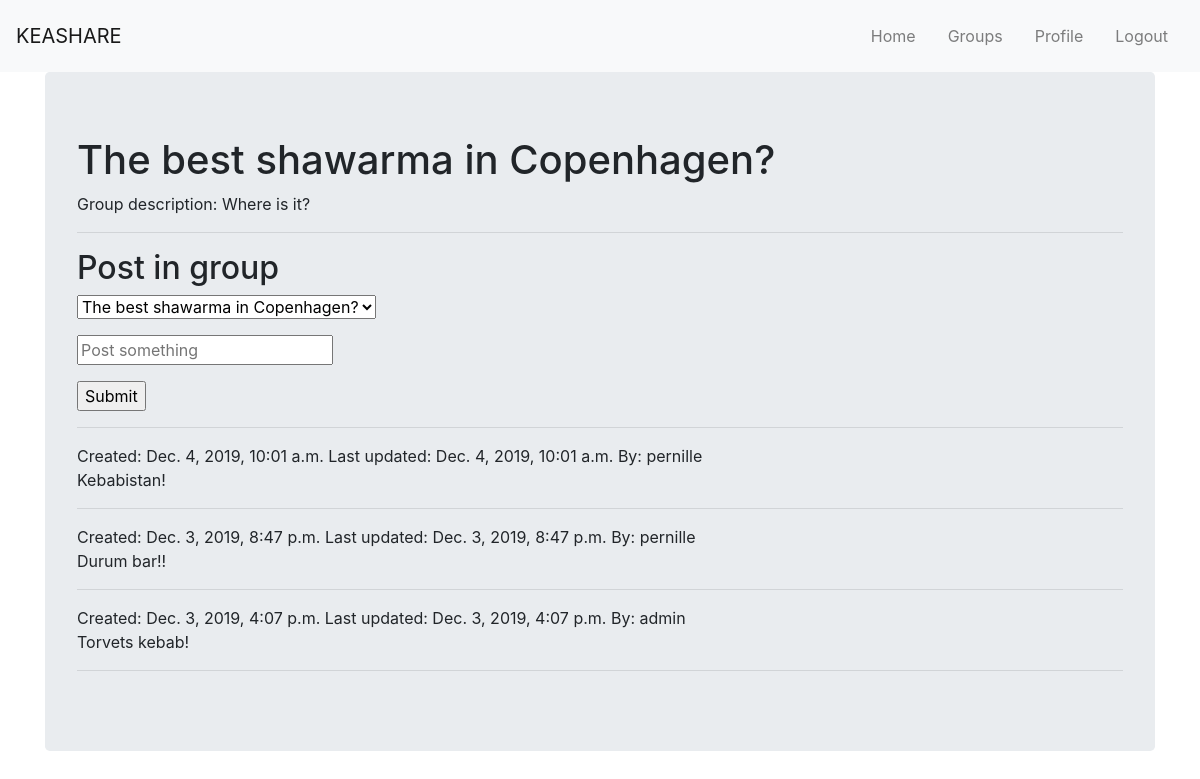
Page /keashare/groupdetails/8 (signed in) on the committed database.
### keashareapp/models.py (models this page shows, shortened)
class AppGroup(models.Model):
    owner = models.ForeignKey(User, on_delete=models.CASCADE, related_name='owners')
    users = models.ManyToManyField(User) # members
    name = models.CharField(max_length=200)
    description = models.TextField()

class Post(models.Model):
    user = models.ForeignKey(User, on_delete=models.CASCADE)
    created = models.DateTimeField(auto_now_add=True)
    group = models.ForeignKey(AppGroup, on_delete=models.CASCADE)
    last_updated = models.DateTimeField(auto_now=True)
    text = models.TextField()

### keashareapp/views.py (the view, shortened to what this page needs)
# urls.py: path('groupdetails/<int:pk>', views.groupdetails, name='groupdetails'),
def groupdetails(request, pk):
    user = request.user
    if request.method == 'GET':
        user_groups = models.AppGroup.objects.filter(pk=pk)
        group_pk = models.AppGroup.objects.get(pk=pk)
        posts = models.Post.objects.filter(group__in=user_groups).order_by('-created')
        context = {
            'user': user,
            'posts': posts,
            'user_groups': user_groups,
            'group_pk': group_pk,
        }
        return render(request, 'keashareapp/groupdetails.html', context=context)

### keashareapp/templates/keashareapp/groupdetails.html (shortened to what this page needs)
{% extends 'base.html' %}
{% block nav %}
    <ul class="navbar-nav ml-auto flex-nowrap">
        <li class="nav-item">
            <a href="{% url 'keashareapp:index' %}" class="nav-link m-2 menu-item nav-active">Home</a>
        </li>
        <li class="nav-item">
            <a href="{% url 'keashareapp:groups' %}" class="nav-link m-2 menu-item nav-active">Groups</a>
        </li>
        <li class="nav-item">
            <a href="{% url 'loginapp:profile' %}" class="nav-link m-2 menu-item nav-active">Profile</a>
        </li>
        <li class="nav-item">
            <a href="{% url 'loginapp:logout' %}" class="nav-link m-2 menu-item nav-active">Logout</a>
        </li>
    </ul>
{% endblock %}
{% block body %}
<div class="container">
    <div class="jumbotron">
        {% for group in user_groups %}
            <h1>{{ group.name }}</h1>
            <p>Group description: {{ group.description }}</p>
        {% endfor %}
        <hr>
        <h2>Post in group</h2>
        {% for group in user_groups %}
            <form action="{{ group.pk }}" method="POST">
        {% endfor %}
                <p><select name="group" id="group">
                    {% for group in user_groups %}
                        <option value="{{ group.pk }}">{{ group.name }}</option>
                    {% endfor %}
                </select></p>
                <p><input type="textarea" name="text" id="text" placeholder="Post something"></p>
                <p><input type="submit" value="Submit"></p>
            </form>
        <hr>
        <div>
        {% for post in posts %}
            Created: {{ post.created }}
            Last updated: {{ post.last_updated }}
            By: {{ post.user }}
            <div>{{ post.text }}</div>
            <hr>
        {% endfor %}
        </div>
    </div>
</div>
{% endblock %}

### rows in the picture
AppGroup: name "The best shawarma in Copenhagen?", description "Where is it?"
Post: created "Dec. 4, 2019, 10:01 a.m.", last_updated "Dec. 4, 2019, 10:01 a.m.", user "pernille", text "Kebabistan!"
Post: created "Dec. 3, 2019, 8:47 p.m.", last_updated "Dec. 3, 2019, 8:47 p.m.", user "pernille", text "Durum bar!!"
Post: created "Dec. 3, 2019, 4:07 p.m.", last_updated "Dec. 3, 2019, 4:07 p.m.", user "admin", text "Torvets kebab!"

### other values in the picture
form field group "The best shawarma in Copenhagen?"
